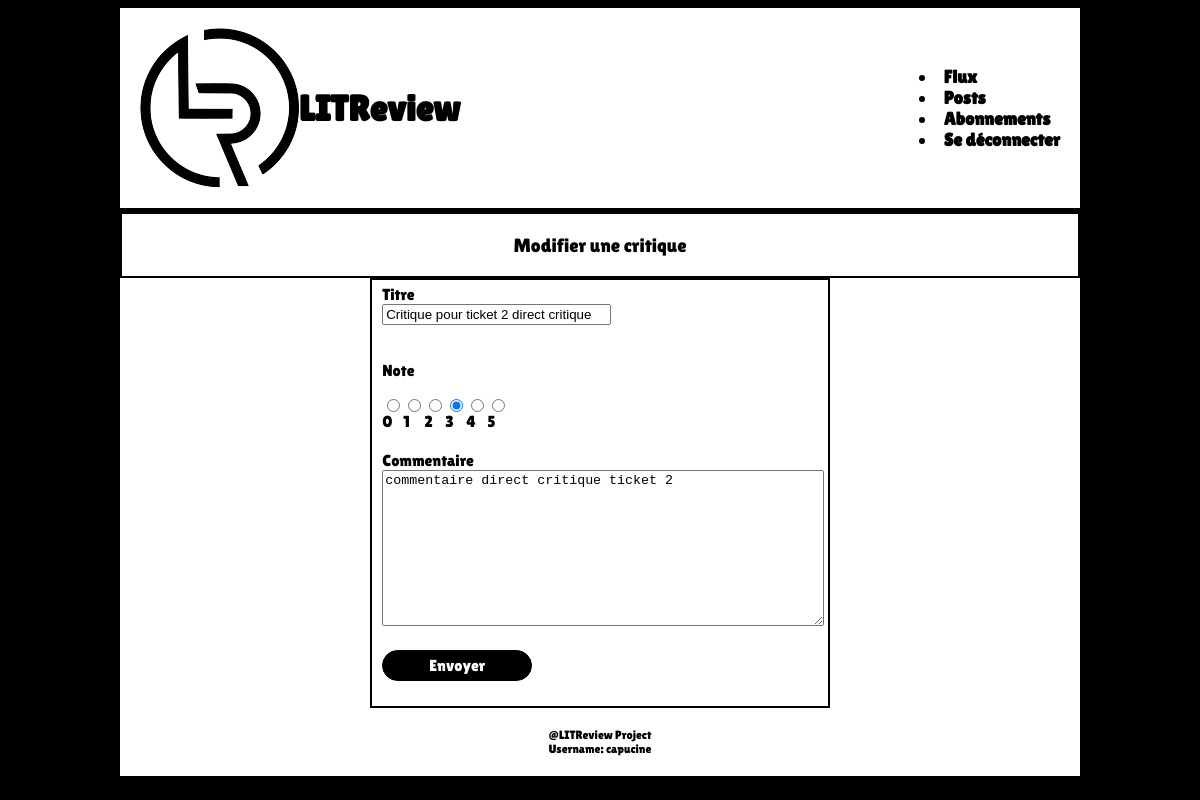
/ticket/33/edit (signed in), run on the app's committed database.
### reviews/models.py (models this page shows, shortened)
class Review(models.Model):
    ticket = models.ForeignKey(to=Ticket, on_delete=models.CASCADE)
    rating = models.PositiveSmallIntegerField(
        validators=[MinValueValidator(0), MaxValueValidator(5)])
    headline = models.CharField(max_length=128)
    body = models.CharField(max_length=8192, blank=True)
    user = models.ForeignKey(
        to=settings.AUTH_USER_MODEL, on_delete=models.CASCADE)
    time_created = models.DateTimeField(auto_now_add=True)

### reviews/views.py (the view)
# urls.py: path('ticket/<int:ticket_id>/edit', reviews.views.edit_post, name='edit_post'),
def edit_post (request, ticket_id):
    try:
        obj = Ticket.objects.get(id=ticket_id)
        form = TicketForm
        html = "reviews/edit_ticket.html"
    except Ticket.DoesNotExist:
        obj = Review.objects.get(id=ticket_id)
        form = ReviewForm
        html = "reviews/edit_review.html"
    edit_form = form(instance=obj)
    if request.method == 'POST':
        edit_form = form(request.POST or None, request.FILES or None, instance=obj)
        if edit_form.is_valid():
            edit_form.save()
            return redirect("posts")
    context = {"edit_form": edit_form, "post": obj}
    return render(request, html, context=context)

### reviews/forms.py
class ReviewForm(forms.ModelForm):
    CHOICES = [(0, 0), (1, 1), (2, 2), (3, 3), (4, 4), (5, 5)]
    edit_review = forms.BooleanField(widget=forms.HiddenInput, initial=True)
    headline = forms.CharField(
        max_length=128,
        label='Titre',
        widget=forms.TextInput(attrs={'class': "xl-field"})
    )
    body = forms.CharField(
        max_length=2048,
        label='Commentaire',
        widget=forms.Textarea(attrs={'class': "xl-field"})
    )
    rating = forms.CharField(
        label='Note',
        widget=forms.RadioSelect(
            choices=CHOICES,
            attrs={'class': 'radio-block'}
            )
        )
    class Meta:
        model = models.Review
        fields = ['headline', 'rating', 'body']

### reviews/templates/reviews/edit_review.html (shortened to what this page needs)
{% extends 'base.html' %}
{% block content %}
    <div class="center-title">
        Modifier une critique
    </div>
    <div class="center-div">
        <form method="post" enctype="multipart/form-data">
            <div class="ticket-container">
                <div class="field-group">
                    <label for="title">Titre</label>
                    {{ edit_form.headline }}
                </div>
                <div>
                    <div>
                        <p>Note</p>
                    </div>
                    {{ edit_form.rating }}
                </div>
                <div class="field-group">
                    <label for="comment">Commentaire</label>
                    {{ edit_form.body }}
                </div>
                <div class="space-bottom">
                    <button class="action-button" type="submit">Envoyer</button>
                </div>
            </div>
        </form>
    </div>
{% endblock content %}

### reviews/templates/base.html (shortened to what this page needs)
{% load static %}
<!DOCTYPE html>
<html lang="fr">
<head>
    <link rel="stylesheet" href="{% static '/css/main.css' %}">
</head>
<body>
    <header class="navbar">
        <div class="navbar-left">
            <img src="{% static '/img/logo-sans-texte.png' %}" alt="logo">
            <h1 class="logo-title">LITReview</h1>
        </div>
        <div>
            <li><a href="{% url 'feed' %}" class="link">Flux</a></li>
            <li><a href="{% url 'posts' %}" class="link">Posts</a></li>
            <li><a href="{% url 'subscription' %}" class="link">Abonnements</a></li>
            {% if user.is_authenticated %}
                <li><a href="{% url 'logout' %}" class="link">Se déconnecter</a></li>
            {% endif %}
        </div>
    </header>
    <div class="base-content">
        {% block content %}{% endblock content %}
    </div>
    <footer>
        <div>
           @LITReview Project
        </div>
        Username: {{ user.username }}
    </footer>
</body>
</html>

### static/css/main.css (style rules this page uses)
body { background-color: black; max-width: 960px; margin-inline: auto; }
footer { background-color: white; border-bottom: solid 4px black; padding: 20px; font-family: 'lilita One', monospace; font-size: 1vw; display: flex; flex-direction: column; align-items: center; }
.navbar { background-color: white; border-bottom: solid 4px black; padding: 20px; font-family: 'lilita One', monospace; font-size: 1.5vw; display: flex; justify-content: space-between; align-items: center; }
.navbar-left { display: flex; align-items: center; margin-right: 10px; justify-content: space-between; }
.link { text-decoration: none; color: black; font-family: 'lilita One', monospace; font-weight: 900; }
.logo-title { font-family: 'lilita One', monospace; font-weight: 900; }
.center-title { background-color: white; border: solid 2px black; font-family: "lilita One", monospace; font-size: larger; display: flex; justify-content: center; align-items: center; padding: 20px; }
.space-bottom { margin-bottom: 20px; }
.action-button { background-color: black; text-decoration: none; text-align: center; width: 150px; color: white; font-size: 1em; border: solid 1px black; border-radius: 20px; font-family: "lilita One", monospace; padding: 5px 10px; }
.xl-field { width: 100%; }
.radio-block { display: flex; align-items: none; justify-content: space-around; flex-wrap: nowrap; list-style: none; }
.center-div { background-color: white; display: flex; flex-direction: column; justify-content: space-between; align-items: center; }
.ticket-container { background-color: white; border: solid 2px black; display: flex; flex-direction: column; justify-content: space-between; align-items: start; font-family: "lilita One", monospace; gap: 20px; padding: 5px 10px; }

### data on the page
Review: headline "Critique pour ticket 2 direct critique", rating "☐ 0 ☐ 1 ☐ 2 ☑ 3 ☐ 4 ☐ 5", body "commentaire direct critique ticket 2"

### other printed values
{{ user.username }} "capucine"
